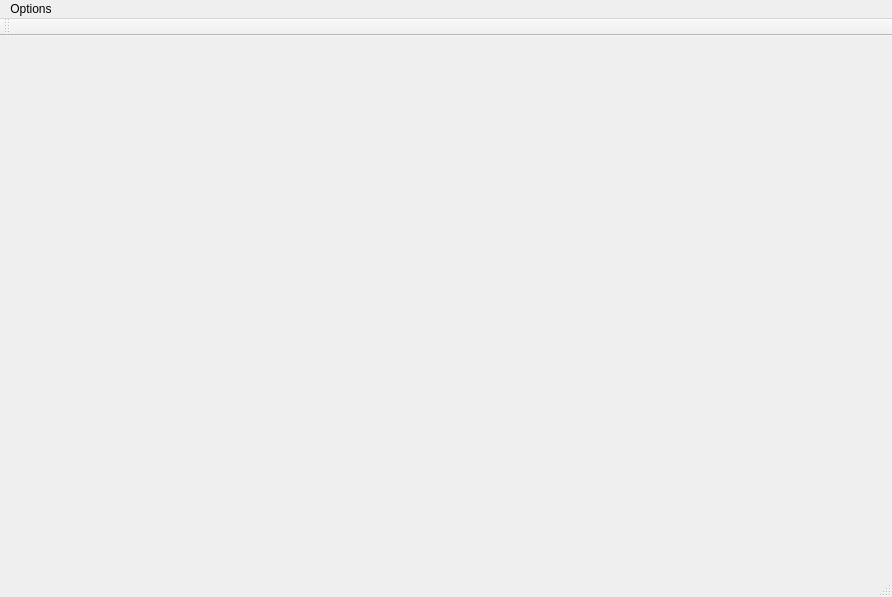
<?xml version="1.0" encoding="UTF-8"?>
<ui version="4.0">
 <class>MainWindow</class>
 <widget class="QMainWindow" name="MainWindow">
  <property name="geometry">
   <rect>
    <x>0</x>
    <y>0</y>
    <width>892</width>
    <height>597</height>
   </rect>
  </property>
  <property name="windowTitle">
   <string>MainWindow</string>
  </property>
  <widget class="QWidget" name="centralWidget"/>
  <widget class="QMenuBar" name="menuBar">
   <property name="geometry">
    <rect>
     <x>0</x>
     <y>0</y>
     <width>892</width>
     <height>21</height>
    </rect>
   </property>
   <widget class="QMenu" name="menuOptions">
    <property name="title">
     <string>Options</string>
    </property>
    <addaction name="actionLoad"/>
    <addaction name="actionSave"/>
    <addaction name="actionExit"/>
   </widget>
   <addaction name="menuOptions"/>
  </widget>
  <widget class="QToolBar" name="mainToolBar">
   <attribute name="toolBarArea">
    <enum>TopToolBarArea</enum>
   </attribute>
   <attribute name="toolBarBreak">
    <bool>false</bool>
   </attribute>
  </widget>
  <widget class="QStatusBar" name="statusBar"/>
  <action name="actionLoad">
   <property name="text">
    <string>File</string>
   </property>
  </action>
  <action name="actionSave">
   <property name="text">
    <string>Load</string>
   </property>
  </action>
  <action name="actionExit">
   <property name="text">
    <string>exit</string>
   </property>
  </action>
 </widget>
 <layoutdefault spacing="6" margin="11"/>
 <resources/>
 <connections/>
</ui>
